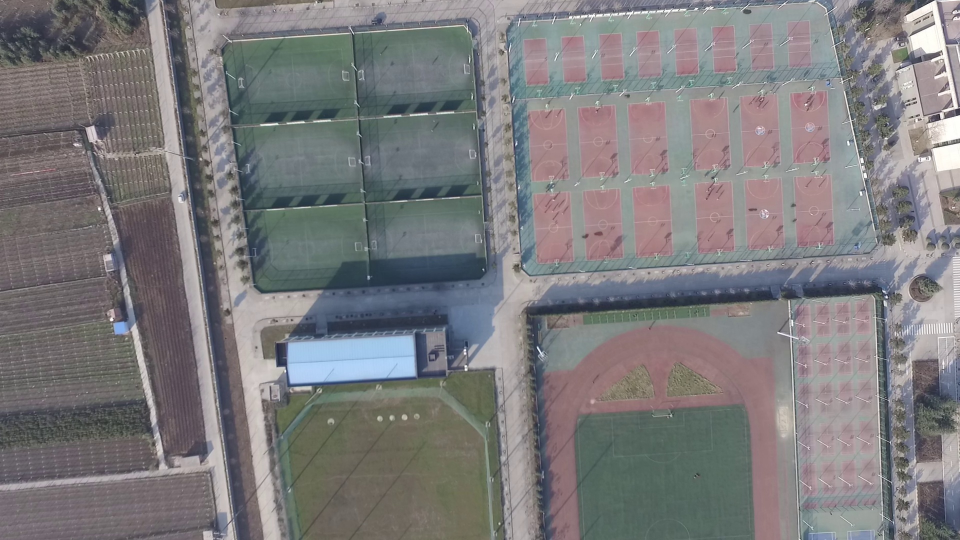
#> input picture exec4/images/testB_1.jpg, 1920 x 1080 px, given in place of testD_2.jpg, which was not available (shown at 1/2 size)
$ python vision1.py   (older library calls are emulated)
#> lines starting #> are read from the running program, lines starting #| are printed output that depends on the picture; pictures that were not available may be replaced by others from this repository, and a replacement may not be noted
"""
TODO
 要求：
    1.给出你用手机拍摄两张有重叠视野的照片（建议两幅图像打光不同，以体现第五步融合的效果）。
    2.用sift特征或者任意你熟悉的特征进行匹配。（附特征点图）
    3.用RANSAC方法去除误匹配点对。（附筛除后的特征点图）
    4.给出变换矩阵（仿射模型或投射模型都可以，需注明），并完成拼接（前向映射或反向映射都可以，需注明），给出拼接后的图像。
    5.对拼接后的图像进行融合（任意你喜欢的融合方法），附融合后的图像。
 注意：
    尽量描述清楚每一步的思路，并附上对应代码。
    完成任意四步就可以拿到满分（即可以不筛除离群点，或不进行融合）。
    网上代码较多，可以参考。
"""
import time

import cv2.cv2 as cv
import numpy as np


# 1.给出你用手机拍摄两张有重叠视野的照片（建议两幅图像打光不同，以体现第五步融合的效果）。
def load_image(img1_path, img2_path):
    """
    加载两张图片，并进行预处理
    :param img1_path: 图片1的路径
    :param img2_path: 图片2的路径
    :return: 处理后的图片1与图片2
    """
    # ================ 图片加载 ================
    img1 = cv.imread(img1_path)
    img2 = cv.imread(img2_path)
    # ================ 分辨率调整 ================
    rate = 600 / img1.shape[1]
    img1 = cv.resize(img1, (int(rate * img1.shape[1]), int(rate * img1.shape[0])))
    img2 = cv.resize(img2, (img1.shape[1], img1.shape[0]))
    # FIXME:
    #  - 使用边界填充：特征点匹配的结果图带有很大的黑域
    #  - 不使用边界填充：最后图像拼接和融合不方便，还是需要新建一张更大的图或者提前算好图的大小
    # ================ 边界填充 ================
    top, bot, left, right = 250, 250, 250, 250
    img1 = cv.copyMakeBorder(img1, top, bot, left, right, cv.BORDER_CONSTANT, value=(0, 0, 0))
    img2 = cv.copyMakeBorder(img2, top, bot, left, right, cv.BORDER_CONSTANT, value=(0, 0, 0))

    return img1, img2


# 2.用sift特征或者任意你熟悉的特征进行匹配。（附特征点图）
def match_feather_point(img1, img2):
    """
    计算特征点并进行匹配
    :param img1: 第一张图片
    :param img2: 第二张图片
    :return: 匹配的特征点
    """
    # ================ 计算SIFT特征 ================
    sift = cv.SIFT_create()
    kp1, des1 = sift.detectAndCompute(img1, None)
    kp2, des2 = sift.detectAndCompute(img2, None)

    # ================ FLANN特征匹配 ================
    FLANN_INDEX_KDTREE = 1
    index_params = dict(algorithm=FLANN_INDEX_KDTREE, trees=5)
    search_params = dict(checks=50)
    flann = cv.FlannBasedMatcher(index_params, search_params)
    matches = flann.knnMatch(des1, des2, k=2)

    return kp1, kp2, matches


# 3.用RANSAC方法去除误匹配点对。（附筛除后的特征点图）
# 4.给出变换矩阵（仿射模型或投射模型都可以，需注明），并且进行图像配准，完成拼接（前向映射或反向映射都可以，需注明），给出拼接后的图像。
def get_good_match(img1, img2, kp1, kp2, matches):
    """"""
    # TODO 使用RANSAC方法去除错误匹配点对
    matchesMask = [[0, 0] for _ in range(len(matches))]
    good_match = []
    for i, (m, n) in enumerate(matches):
        if m.distance < 0.5 * n.distance:
            good_match.append(m)
            matchesMask[i] = [1, 0]

    draw_params = dict(matchColor=(0, 255, 0),
                       singlePointColor=(255, 0, 0),
                       matchesMask=matchesMask,
                       flags=0)
    img3 = cv.drawMatchesKnn(img1, kp1, img2, kp2, matches, None, **draw_params)

    MIN_MATCH_COUNT = 10
    if len(good_match) < MIN_MATCH_COUNT:
        print("Not enough matches are found - {}/{}".format(len(good_match), MIN_MATCH_COUNT))
        return None

    src_pts = np.float32([kp1[m.queryIdx].pt for m in good_match]).reshape(-1, 1, 2)
    dst_pts = np.float32([kp2[m.trainIdx].pt for m in good_match]).reshape(-1, 1, 2)

    M, mask = cv.findHomography(src_pts, dst_pts, cv.RANSAC, 5.0)
    img2 = cv.warpPerspective(img2, np.array(M), (img2.shape[1], img2.shape[0]),
                              flags=cv.WARP_INVERSE_MAP)

    # 拷贝拼接(非常非常简单的拷贝拼接，效果不好，也不好拓展！)
    dst = img1.copy()
    for i in range(img2.shape[0]):
        for j in range(img2.shape[1]):
            pix = img2[i, j]
            if pix.any():
                dst[i, j] = pix

    return img1, img2, img3, dst, M


# 5.对拼接后的图像进行融合（任意你喜欢的融合方法），附融合后的图像。
def blend_image(srcImg, warpImg):
    """"""
    rows, cols = srcImg.shape[:2]
    # 找到左右重叠区域
    for col in range(0, cols):
        if srcImg[:, col].any() and warpImg[:, col].any():
            left = col
            break
    for col in range(cols - 1, 0, -1):
        if srcImg[:, col].any() and warpImg[:, col].any():
            right = col
            break

    res = np.zeros([rows, cols, 3], np.uint8)
    alpha = np.zeros((rows, right - left, 3), dtype=np.float)
    for row in range(0, rows):
        for col in range(left, right):
            if not srcImg[row, col].any():  # src不存在
                alpha[row, col - left, :] = 0
            elif not warpImg[row, col].any():  # warp_img 不存在
                alpha[row, col - left, :] = 1
            else:  # src 和warp都存在
                srcImgLen = float(abs(col - left))
                testImgLen = float(abs(col - right))
                alpha[row, col - left, :] = testImgLen / (srcImgLen + testImgLen)

    res[:, :left] = srcImg[:, :left]
    res[:, right:] = warpImg[:, right:]
    res[:, left:right] = np.clip(srcImg[:, left:right] * alpha + warpImg[:, left:right] * (np.ones_like(alpha) - alpha),
                                 0, 255)

    return res


def main_process(path1='./images/testA_1.jpg', path2='./images/testA_2.jpg'):
    """"""
    srcImg, warpImg = load_image(path1, path2)
#> in load_image, img1 is the input picture: shape (1080, 1920, 3); mean B, G, R 124.3, 122.7, 124.1
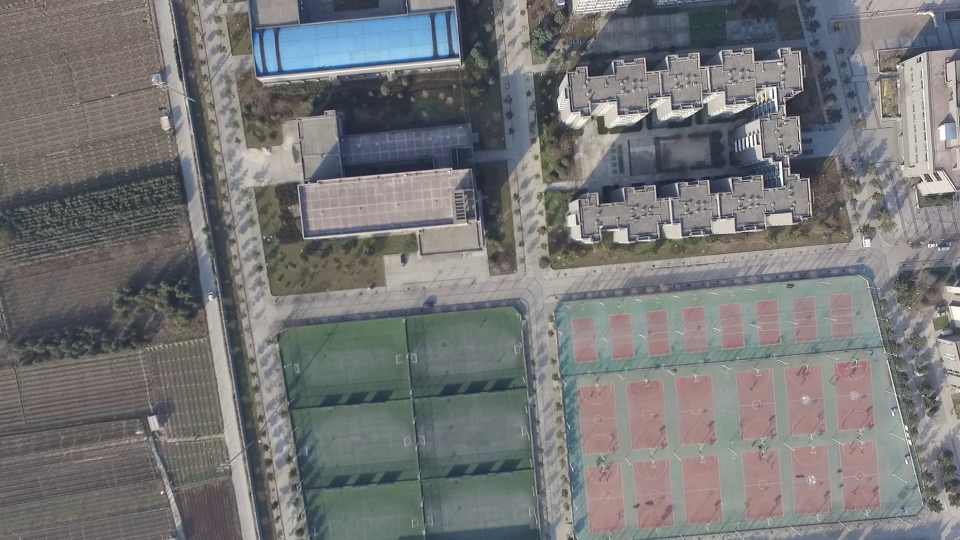
#> input picture exec4/images/testB_2.jpg, 1920 x 1080 px, given in place of testX_1.jpg, which was not available (shown at 1/2 size)
#> in load_image, img2 is the input picture: shape (1080, 1920, 3); mean B, G, R 118.9, 118.4, 118
#> in load_image, `img2 = cv.copyMakeBorder(img2, top, bot, left, right, cv.BORDER_CONSTA..`:
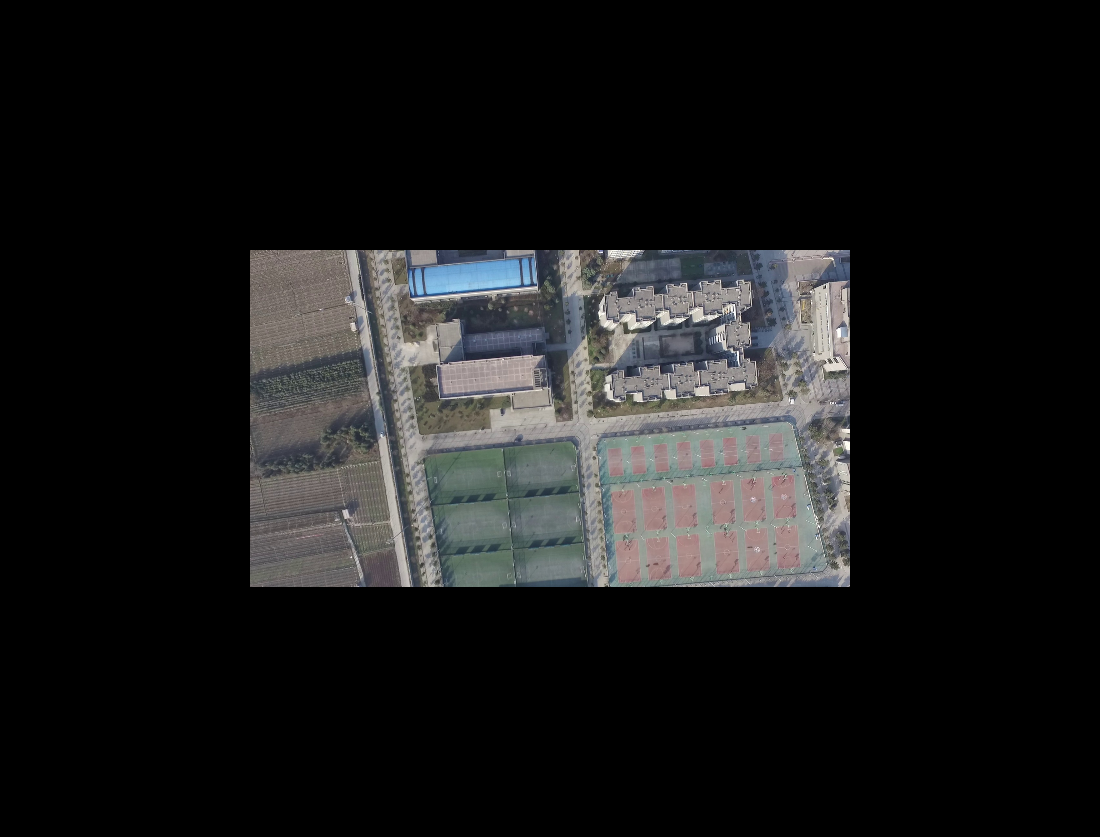
#> img2: shape (837, 1100, 3); mean B, G, R 26.1, 26, 25.9

    start = time.time()
    kp1, kp2, matches = match_feather_point(srcImg, warpImg)
#> in match_feather_point, `kp1, des1 = sift.detectAndCompute(img1, None)`: kp1 = 1096 keypoints; strongest (x, y, size): (833, 268, 23.9), (844, 330, 8.7), (380, 584, 4.4), (847, 316, 2.3)
#> in match_feather_point, `kp2, des2 = sift.detectAndCompute(img2, None)`: kp2 = 1618 keypoints; strongest (x, y, size): (847, 445, 5.2), (848, 431, 2.8), (613, 254, 6.8), (678, 433, 247)
#> in match_feather_point, `matches = flann.knnMatch(des1, des2, k=2)`: matches = 1096 matches
#> matches = 1096 matches
    end = time.time()
    print('特征点计算以及匹配的时间：', end - start)

    start = time.time()
    img1, img2, img3, dst, M = get_good_match(srcImg, warpImg, kp1, kp2, matches)
#> in get_good_match, `matchesMask = [[0, 0] for _ in range(len(matches))]`: matchesMask = 1096 pairs, first value 0 to 0, second value 0 to 0
#> after the loop in get_good_match, `for i, (m, n) in enumerate(matches):`: good_match = 53 matches; matchesMask = 1096 pairs, first value 0 to 1, second value 0 to 0
#> in get_good_match, `draw_params = dict(matchColor=(0, 255, 0), singlePointColor=(255, 0, 0..`: draw_params = 4 items
#> in get_good_match, `img3 = cv.drawMatchesKnn(img1, kp1, img2, kp2, matches, None, **draw_p..`:
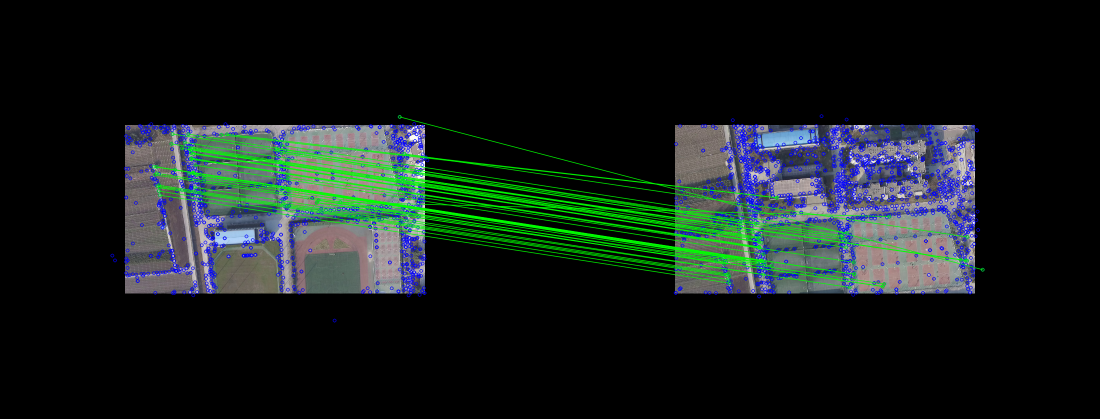
#> img3: shape (837, 2200, 3) (shown at 1/2 size); mean B, G, R 27.4, 30, 21.3
#> in get_good_match, `src_pts = np.float32([kp1[m.queryIdx].pt for m in good_match]).reshape..`: src_pts = 53 rows, first 8: [307.1, 332.8], [309.7, 349.2], [313, 346.3], [313, 333.4], [314.6, 372], [317.4, 381.7], [317.9, 370.1], [319.1, 375]
#> in get_good_match, `dst_pts = np.float32([kp2[m.trainIdx].pt for m in good_match]).reshape..`: dst_pts = 53 rows, first 8: [345.5, 513.3], [348.1, 527.3], [351.6, 523.9], [350.5, 513.1], [353.1, 549.2], [356.4, 558.7], [356.4, 547.3], [357.9, 552.3]
#> in get_good_match, `M, mask = cv.findHomography(src_pts, dst_pts, cv.RANSAC, 5.0)`: M = [[0.964, 0.0186, 41.41], [-0.0308, 0.951, 202.2], [-9.84e-06, -5.39e-06, 1]]; mask = 53 values, max 1 at index 0, min 0 at index 33, mean 0.925
#> after the loop in get_good_match, `for i in range(img2.shape[0]):`:
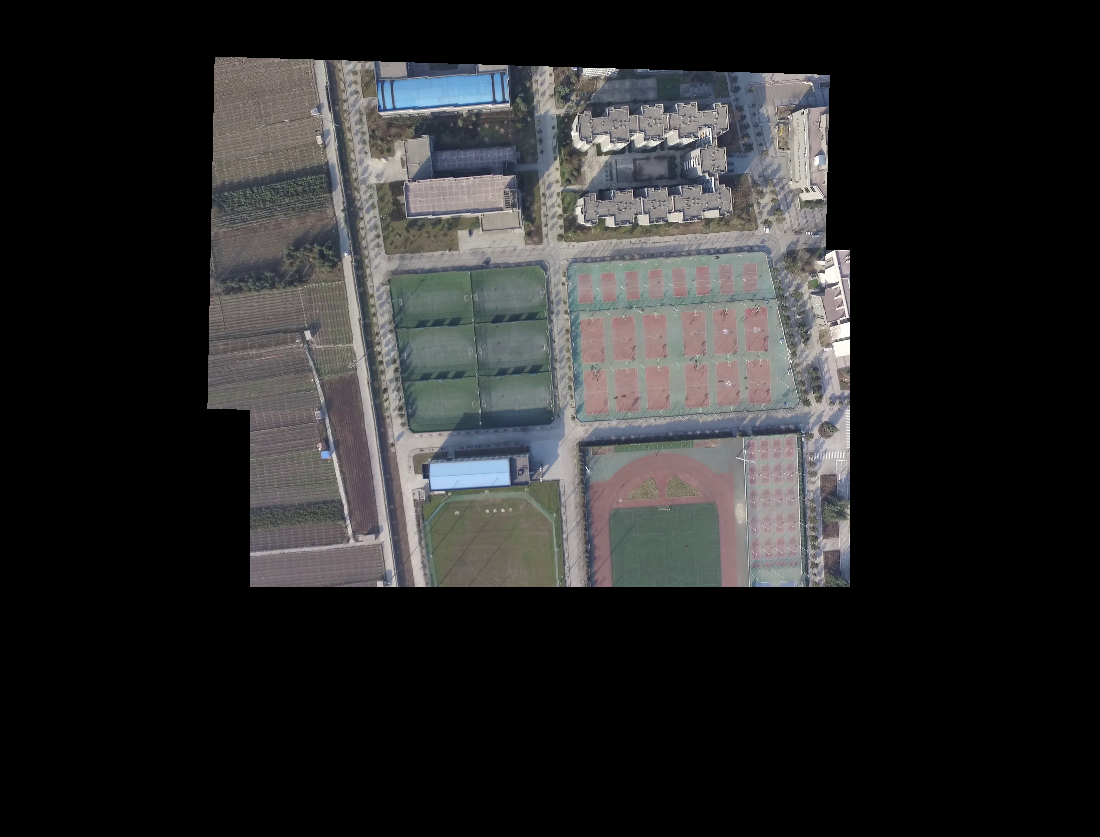
#> dst: shape (837, 1100, 3); mean B, G, R 41.8, 41.5, 41.5
    end = time.time()
    print('去除误匹配点、计算变换矩阵并进行拼接的时间：', end - start)

    start = time.time()
    res = blend_image(img1, img2)
#> after the loop in blend_image, `for row in range(0, rows):`:
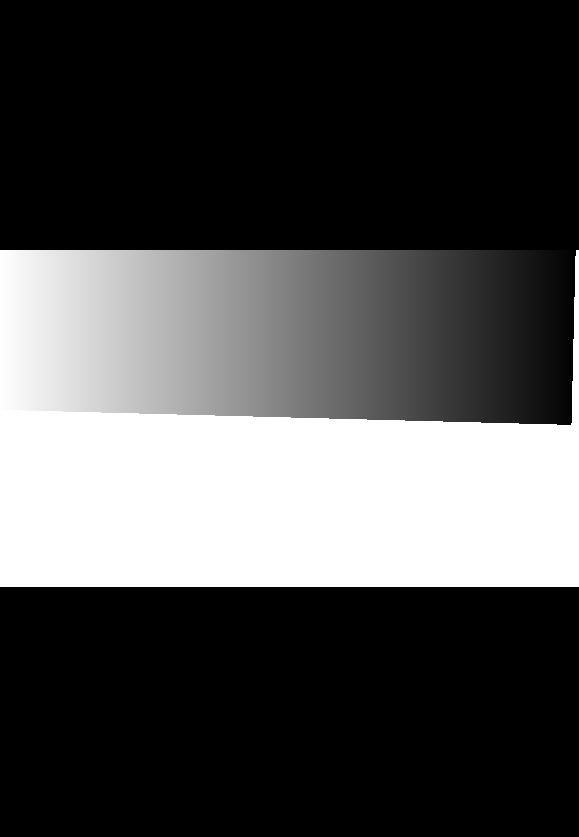
#> alpha: shape (837, 579, 3) float64; min 0, max 1, mean 0.303
#> in blend_image, `res[:, :left] = srcImg[:, :left]`: res: shape (837, 1100, 3); every value is 0
#> in blend_image, `res[:, right:] = warpImg[:, right:]`: res: shape (837, 1100, 3); mean B, G, R 0, 0, 0
#> in blend_image, `res[:, left:right] = np.clip(srcImg[:, left:right] * alpha + warpImg[:..`:
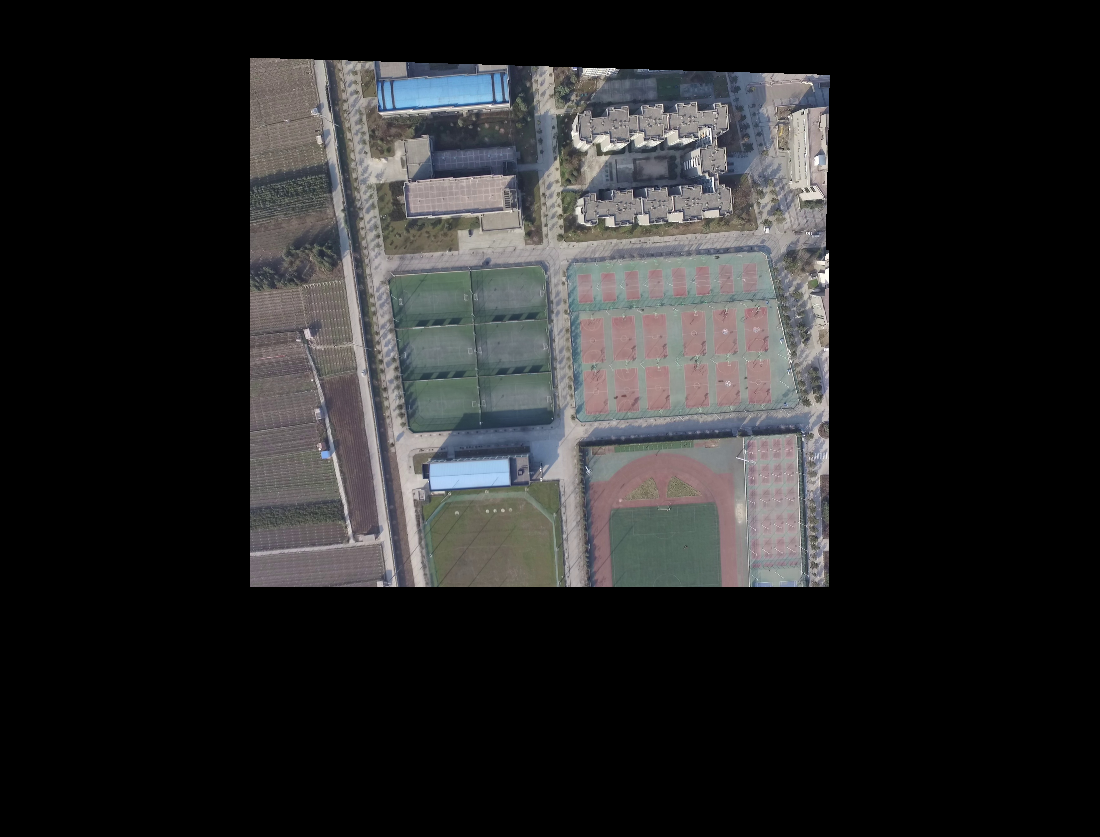
#> res: shape (837, 1100, 3); mean B, G, R 39.4, 38.9, 39
    end = time.time()
    print('图像融合时间：', end - start)

    print("变换矩阵", M)
#| 变换矩阵 [[ 9.63972714e-01  1.86295257e-02  4.14102003e+01]
#|  [-3.08443721e-02  9.50887560e-01  2.02218846e+02]
#|  [-9.83686103e-06 -5.38649940e-06  1.00000000e+00]]
    cv.imshow("splicing", dst)
    cv.imshow("sift_match", img3)
    cv.imshow("result", res)
    cv.waitKey()


if __name__ == "__main__":
    path1 = "./images/testD_2.jpg"
    path2 = "./images/testX_1.jpg"
    main_process(path1, path2)
